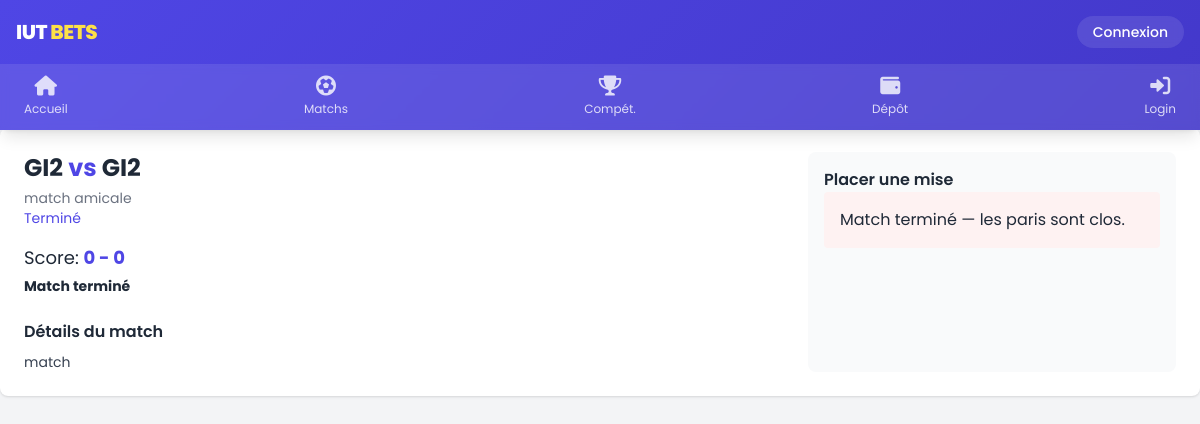
Screenshot of /match/6 with the database file from the repository.
### tables this page shows
CREATE TABLE matches (
            id INTEGER PRIMARY KEY AUTOINCREMENT,
            title TEXT,
            team_a TEXT,
            team_b TEXT,
            start_time TEXT,
            competition TEXT,
            discipline TEXT,
            status TEXT DEFAULT 'scheduled',
            odds_a REAL DEFAULT 1.5,
            odds_x REAL DEFAULT 3.0,
            odds_b REAL DEFAULT 2.5,
            score_a INTEGER DEFAULT 0,
            score_b INTEGER DEFAULT 0,
            image TEXT DEFAULT NULL
        );

### app.py (the view)
@app.route('/match/<int:match_id>')
def match_detail(match_id):
    conn = get_db(); c = conn.cursor()
    c.execute("SELECT * FROM matches WHERE id=?", (match_id,))
    m = c.fetchone(); conn.close()
    if not m:
        abort(404)
    return render_template('match_v2.html', match=m)

### app.py (called while the page is built, shortened)
def get_db():
    conn = sqlite3.connect(DB_PATH)
    conn.row_factory = sqlite3.Row
    return conn

def refresh_session_user():
    if 'user' in session:
        conn = get_db(); c = conn.cursor()
        c.execute("SELECT id, username, balance, is_admin FROM users WHERE id=?", (session['user']['id'],))
        u = c.fetchone(); conn.close()
        if u:
            session['user'] = dict(u)
        else:
            session.pop('user', None)

def process_finished_matches():
    conn = get_db()
    c = conn.cursor()
    c.execute("""
        SELECT b.*, m.score_a, m.score_b, m.odds_a, m.odds_x, m.odds_b
        FROM bets b
        JOIN matches m ON m.id = b.match_id
        WHERE m.status = 'finished' AND b.processed = 0
    """)
    bets = c.fetchall()
    conn.commit()
    conn.close()

@app.before_request
def before():
    refresh_session_user()
    try:
        if 'user' in session:
            conn = get_db(); c = conn.cursor()
            now = datetime.utcnow().isoformat()
            c.execute("INSERT OR REPLACE INTO online_users (user_id, last_seen) VALUES (?, ?)", (session['user']['id'], now))
            conn.commit(); conn.close()
    except Exception as e:
        print('Erreur update online_users:', e)
        pass
    try:
        update_match_statuses()
        process_finished_matches()  # Traiter les paris après la mise à jour des statuts
    except Exception as e:
        print("Erreur lors de la mise à jour des matchs:", e)
        pass

def update_match_statuses():
    duration_map = {
        'Football': 90,
        'Basketball': 40,
        'Rally': 180,
        'Tennis': 180,
        'Handball': 60,
        'Default': 120
    }
    now = datetime.now(timezone.utc)
    conn = get_db(); c = conn.cursor()
    c.execute("SELECT id, start_time, discipline, status FROM matches WHERE status != 'finished'")
    rows = c.fetchall()
    conn.commit(); conn.close()

### templates/match_v2.html (shortened to what this page needs)
{% extends 'base_v2.html' %}
{% block content %}
<div class="grid md:grid-cols-3 gap-6 bg-white rounded-lg p-6 shadow">
  <div class="md:col-span-2">
    <h2 class="text-2xl font-bold">{{ match['team_a'] }} <span class="text-indigo-600">vs</span> {{ match['team_b'] }}</h2>
    <div class="text-sm text-gray-500 mt-1">{{ match['competition'] }}</div>
    <div class="text-sm text-indigo-600" id="match-timer"
         data-match-time="{{ match['start_time'] }}"
         data-match-disc="{{ match['discipline'] }}">
    </div>
    <div class="mt-4">
      <div class="text-lg">Score: <strong id="live-score">{{ match['score_a'] }} - {{ match['score_b'] }}</strong></div>
      {% if match['status'] == 'finished' %}
        <div class="text-sm mt-1 font-bold">Match terminé</div>
      {% endif %}
    </div>
    <div class="mt-6">
      <h3 class="font-semibold">Détails du match</h3>
      <p class="text-sm text-gray-700 mt-2">{{ match['title'] }}</p>
    </div>
  </div>
  <div class="p-4 bg-gray-50 rounded-lg">
    <h3 class="font-semibold">Placer une mise</h3>
    {% if match['status'] != 'finished' %}
    <form id="betForm" class="mt-3">
      <input type="hidden" name="match_id" value="{{ match['id'] }}">
      <label class="text-sm">Choix</label>
      <select name="choice" class="w-full p-2 rounded border">
        <option value="1">1 — {{ '%.2f'|format(match['odds_a']) }}</option>
        <option value="X">X — {{ '%.2f'|format(match['odds_x']) }}</option>
        <option value="2">2 — {{ '%.2f'|format(match['odds_b']) }}</option>
      </select>
      <label class="text-sm mt-2">Montant (100 - 5000 F)</label>
      <input type="number" name="amount" min="100" max="5000" value="100" class="w-full p-2 rounded border">
      <button class="mt-3 w-full px-3 py-2 bg-indigo-600 text-white rounded" type="button" onclick="placeBet()">Placer la mise</button>
    </form>
    {% else %}
  <div class="p-4 bg-red-50 rounded">Match terminé — les paris sont clos.</div>
{% endif %}
  </div>
</div>
{% endblock %}

### static/css/style.css (style rules this page uses)
:root { --primary: #4f46e5; --accent: #f4b400; --bg: #f5f7fa; --card: #ffffff; }
* { box-sizing: border-box; font-family: Poppins, system-ui, -apple-system, sans-serif; }
body { margin: 0; background: var(--bg); color: #1a1a1a; min-height: 100vh; }
strong { color: rgb(79 70 229); }
:root { --primary: #0b61a4; --accent: #f4b400; --bg: #f5f7fa; --card: #ffffff; }
* { box-sizing:border-box;font-family:Poppins, Inter, Arial, sans-serif }
body { margin:0;background:var(--bg);color:#1a1a1a }
.shadow { box-shadow:0 8px 20px rgba(2,6,23,0.08) }

### static/css/mobile.css (style rules this page uses)
:root { --primary: #4f46e5; --primary-dark: #4338ca; --success: #059669; --danger: #dc2626; --warning: #fbbf24; --bg: #f3f4f6; --card-bg: #ffffff; --text: #1f2937; --text-light: #6b7280; }
* { margin: 0; padding: 0; box-sizing: border-box; -webkit-tap-highlight-color: transparent; }
body { font-family: 'Poppins', system-ui, -apple-system, sans-serif; background: var(--bg); color: var(--text); min-height: 100vh; padding-bottom: 5rem; }

### rows the page displays
matches: team_a "GI2", team_b "GI2", competition "match amicale", score_a "0", score_b "0", title "match"
